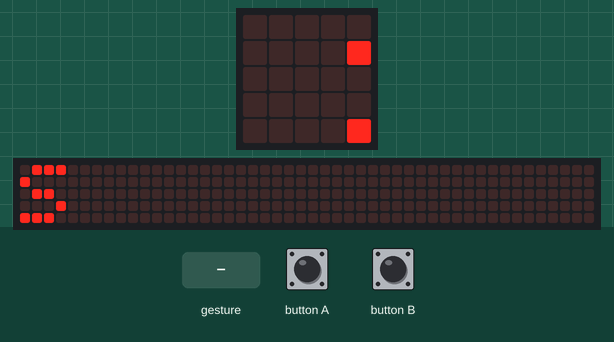
Recording of a program running on a simulated BBC micro:bit running MicroPython. Shown: the board's 5×5 LED display, a strip that is not on the board, showing the scrolling text unrolled. The test bench sets the inputs (shaded band). No radio messages arrive unless stated (any console line starting 'radio sent:' is added by the test bench); a tilt is held for 1.5 s and a shake lasts 1 s, then the board lies face up again; the 48×5 strip is a reading aid, not a part: it shows the text the display is scrolling, unrolled, one strip-width of it at a time; what the program prints to the serial console is not drawn.

Above: at 0.1 s.
At 0.5 s:
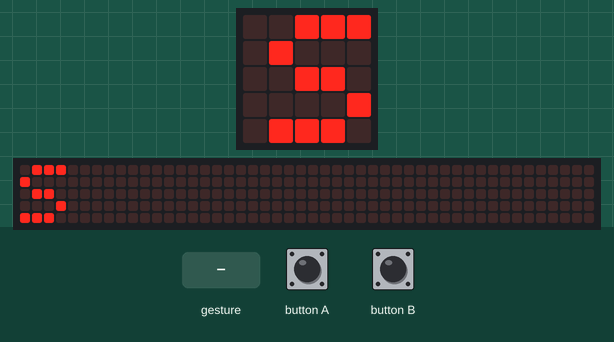
At 2.6 s:
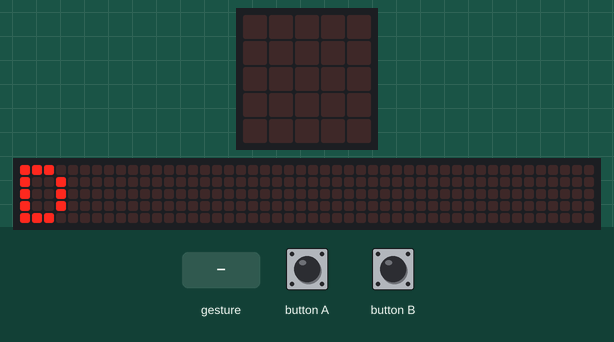
4.0 s: button A pressed for 0.15 s
5.6 s: button B pressed for 0.15 s
7.2 s: gesture 'shake'
8.9 s: gesture 'left'
Timing chart, 0 to 11.5 s (numbered marks = the images above; inputs shaded):
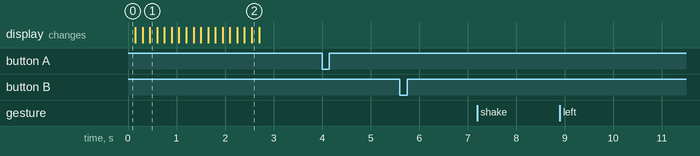

Measured:
- after the input at 4.0 s, every drawn part: stays the same
- after the input at 5.6 s, every drawn part: stays the same
- after the input at 7.2 s, every drawn part: stays the same
- after the input at 8.9 s, every drawn part: stays the same

The program:

radio_send.py
```python
from microbit import *
import radio

CHANNEL = 17
RAD_PWR = 7
FREQ = 10 #send mesage at 1/50ms

display.scroll('S')
radio.config(channel = CHANNEL,power=RAD_PWR)
radio.on()
display.scroll('D')

while True:
    sleep(FREQ)
    msg = 'n'
    if button_a.is_pressed():
        msg = 'A'
    elif button_b.is_pressed():
        msg = 'B'
    else:
        gesture = str(accelerometer.current_gesture())

        if gesture == "left":
            msg = 'r'
            #display.show()
        elif gesture == "right":
            msg = 'l'
        elif gesture == "shake":
            msg = 's'
        elif gesture == "face up":
            msg = 'b'
        elif gesture == "face down":
            msg = 'f'

    radio.send( msg )
    #display.show( msg )
    """
    if button_b.was_pressed():
        break

display.scroll('E')
"""
```
